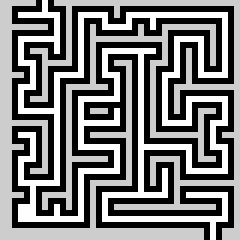
#> input picture map/map.pgm, 40 x 40 px (shown 6 times larger)
$ jupyter execute --allow-errors test.ipynb
#> lines starting #> are read from the running program, lines starting #| are printed output that depends on the picture; after the words box and inside, x2 and y2 are one past the last pixel; in counts of white or black regions, pixels touching at a corner belong together
### scripts/maze.py
import numpy as np

class Maze:
    class Node:
        def __init__(self, position=None):
            self.position = position

            self.neighbours =  [None, None, None, None]

        def __lt__(self, other):
            return (self.position < other.position)

        def __gt__(self, other):
            return (self.position > other.position)

        def __le__(self, other):
            return (self < other) or (self == other)

        def __ge__(self, other):
            return (self > other) or (self == other)


    def __init__(self, arr):

        maze = np.array(arr)

        self.width = maze.shape[0]
        self.height = maze.shape[1]

        self.start = None
        self.end = None
        nodecount = 0
        left = None
        toprownodes = [None] * self.width

        # Starting node
        for y in range(self.height):
            if maze[0,y] == 0:
                self.start = Maze.Node((0,y))
                toprownodes[y] = self.start
                nodecount += 1

        for x in range(1, self.width-1):

            prev = False
            current = False
            next = maze[x,1] == 0

            for y in range(1, self.height-1):

                prev = current
                current = next
                next = maze[x,y+1] == 0

                n = None

                if not current:
                    continue

                if prev:
                    n = Maze.Node((x,y))
                    left.neighbours[1] = n
                    n.neighbours[3] = left

                    if next:
                        left = n
                    else:
                        left = None

                else:
                    n = Maze.Node((x,y))
                    left = n

                if n != None:
                    if (maze[x-1,y] == 0):
                        t = toprownodes[y]
                        t.neighbours[2] = n
                        n.neighbours[0] = t

                    if (maze[x+1,y] == 0):
                        toprownodes[y] = n

                    else:
                        toprownodes[y] = None

                    nodecount += 1


        # Ending node
        for y in range(self.height):
            if maze[-1,y] == 0:
                self.end = Maze.Node((self.height-1,y))
                t = toprownodes[y]
                t.neighbours[2] = self.end
                self.end.neighbours[0] = t
                nodecount += 1
                break


        self.nodecount = nodecount


### scripts/algorithm/depthfirst.py
from collections import deque
class DFS():
    def __init__(self, maze):

        self.width = maze.width
        self.height = maze.height
        self.start = maze.start
        self.end = maze.end


    def solve(self):

        # start node
        stack = deque([self.start])

        # visited node
        visited = [False] * (self.width * self.height)

        # previous node
        previous = [None] * (self.width * self.height)

        # path count
        count = 0

        completed = False

        visited[self.start.position[0] * self.width + self.start.position[1]] = True

        # DFS
        while stack:
            count += 1
            current = stack.pop()

            if current == self.end:
                completed = True
                break

            # Node out of bound
            for n in current.neighbours:

                # neighbour is not a wall
                if n != None:

                    nodepos = n.position[0] * self.width + n.position[1]

                    # neighbour not visited yet
                    if visited[nodepos] == False:
                        stack.append(n)
                        visited[nodepos] = True
                        previous[nodepos] = current


        # Backtracking
        pathnode = deque()
        current = self.end

        while current is not None:
            nodepos = current.position[0] * self.width + current.position[1]
            pathnode.appendleft(current)
            current = previous[nodepos]

        path = [coord.position for coord in pathnode]

        return path, count, len(path), completed

### scripts/algorithm/heapPQ.py
import heapq
class HeapNode:
    # Heap node contains the the node and its cost

    def __init__(self, key, value):
        self.key = key
        self.value = value

class HeapPQ:
    def __init__(self):
        self.pq = []
        self.removed = set()
        self.count = 0

    def __len__(self):
        return self.count

    # [42 lines left out: functions insert, minimum, removeminimum, remove, decreasekey, not called in this run]

### scripts/test.ipynb
[cell 1]
maze = [[1,1,1,0,1,1,1,1,1,1,1,1,1,1,1,1,1,1,1,1],
        [1,0,0,0,0,1,0,0,0,1,0,0,0,0,0,0,0,0,0,1],
        [1,1,1,1,0,1,0,1,0,0,0,1,0,1,1,1,1,1,0,1],
        [1,0,0,0,0,1,0,1,1,1,1,1,1,1,0,0,0,1,0,1],
        [1,0,1,1,0,1,0,1,0,0,0,0,0,1,0,1,0,1,0,1],
        [1,0,0,1,1,1,0,1,0,1,1,0,1,1,0,1,0,1,0,1],
        [1,1,0,1,0,0,0,1,0,0,1,0,1,0,0,1,0,0,0,1],
        [1,0,0,1,0,1,1,1,1,0,1,0,1,0,1,1,1,1,1,1],
        [1,0,1,1,0,1,0,0,0,0,1,0,1,0,1,0,0,0,0,1],
        [1,0,0,0,0,0,0,1,1,1,1,0,1,0,1,0,1,1,0,1],
        [1,1,1,1,0,1,0,0,0,0,1,0,1,0,0,0,1,0,0,1],
        [1,0,0,1,0,1,0,1,1,1,1,0,1,1,1,1,1,0,1,1],
        [1,1,0,1,0,1,0,0,0,0,1,0,0,0,0,0,1,0,0,1],
        [1,0,0,1,0,1,1,1,1,0,1,0,1,1,1,0,1,1,0,1],
        [1,0,1,1,0,1,0,0,0,0,1,0,1,0,1,0,0,0,0,1],
        [1,0,0,0,0,1,0,1,1,1,1,0,1,0,1,1,1,1,0,1],
        [1,1,0,1,1,1,0,1,0,0,0,0,0,0,1,0,0,0,0,1],
        [1,0,0,1,0,1,0,1,0,1,1,1,1,1,1,1,1,1,0,1],
        [1,0,0,0,0,0,0,1,0,0,0,0,0,0,0,0,0,0,0,1],
        [1,1,1,1,1,1,1,1,1,1,1,1,1,1,1,1,1,0,1,1]]

[cell 2]
import cv2
import matplotlib.pyplot as plt

a = cv2.imread('../map/map.pgm', -1)
#> a is the input picture: shape (40, 40); min 0, max 254, mean 123.5

a = (a != 254).astype(int)
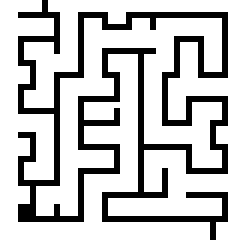
#> a: shape (40, 40) int64 (shown 6 times larger); values 0 (black) and 1 (white), 76.8% white; black in thin lines or dots, all inside (x1, y1, x2, y2) = (3, 0, 38, 40)


plt.imshow(maze, cmap='gray')
plt.show()
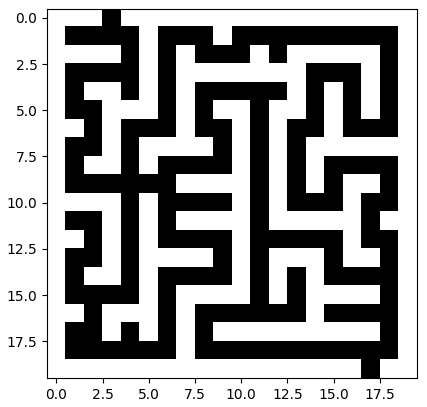
#> figure drawn by matplotlib, 1 panel


from maze import Maze
from algorithm.breadthfirst import BFS
from algorithm.depthfirst import DFS
from algorithm.djikstra import Djikstra
from algorithm.astar import AStar

m = Maze(maze)
algorithm = DFS(m)

[cell 3]
path, count, length, completed = algorithm.solve()
print(length)

#> (a cell that did not finish here is left out)

[cell 5]
from collections import deque

stack = deque()

stack.append(0)
stack.append(1)

a = [None, None, None]

any(a)

[cell 6]
from queue import PriorityQueue
from maze import Maze
import heapq

a  = PriorityQueue()
a.put((0, Maze.Node((1,2))))
a.put_nowait((1, Maze.Node((2,2))))

[cell 7]
import heapq
from maze import Maze
from algorithm.heapPQ import HeapPQ, HeapNode

a = HeapPQ()
# node1 = HeapNode(Maze.Node((1,1)),1)
# node2 = HeapNode(Maze.Node((2,2)),2)
# node3 = HeapNode(Maze.Node((3,3)),3)

b = []
entry = (1, Maze.Node((1,1)))
entry2 = (1, Maze.Node((2,2)))

# a.insert(node1)
# a.insert(node2)
# a.insert(node1)

[cell 8]
heapq.heappush(b, entry)
heapq.heappush(b, entry2)
b
